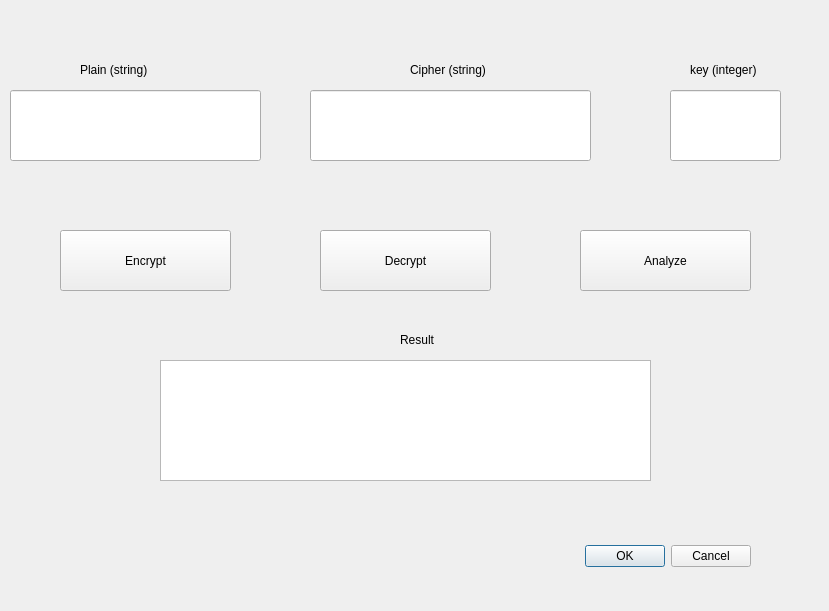
<?xml version="1.0" encoding="UTF-8"?>
<ui version="4.0">
 <class>qtcolumnar</class>
 <widget class="QDialog" name="qtcolumnar">
  <property name="geometry">
   <rect>
    <x>0</x>
    <y>0</y>
    <width>829</width>
    <height>611</height>
   </rect>
  </property>
  <property name="windowTitle">
   <string>Dialog</string>
  </property>
  <widget class="QDialogButtonBox" name="buttonBox">
   <property name="geometry">
    <rect>
     <x>410</x>
     <y>540</y>
     <width>341</width>
     <height>32</height>
    </rect>
   </property>
   <property name="orientation">
    <enum>Qt::Horizontal</enum>
   </property>
   <property name="standardButtons">
    <set>QDialogButtonBox::Cancel|QDialogButtonBox::Ok</set>
   </property>
  </widget>
  <widget class="QLabel" name="KeyLabel">
   <property name="geometry">
    <rect>
     <x>690</x>
     <y>60</y>
     <width>91</width>
     <height>20</height>
    </rect>
   </property>
   <property name="text">
    <string>key (integer)</string>
   </property>
  </widget>
  <widget class="QPushButton" name="EncryptPushButton">
   <property name="geometry">
    <rect>
     <x>60</x>
     <y>230</y>
     <width>171</width>
     <height>61</height>
    </rect>
   </property>
   <property name="text">
    <string>Encrypt</string>
   </property>
  </widget>
  <widget class="QLineEdit" name="CipherLineEdit">
   <property name="geometry">
    <rect>
     <x>310</x>
     <y>90</y>
     <width>281</width>
     <height>71</height>
    </rect>
   </property>
  </widget>
  <widget class="QLabel" name="CipherLabel_2">
   <property name="geometry">
    <rect>
     <x>400</x>
     <y>330</y>
     <width>91</width>
     <height>20</height>
    </rect>
   </property>
   <property name="text">
    <string>Result</string>
   </property>
  </widget>
  <widget class="QLineEdit" name="PlainLineEdit">
   <property name="geometry">
    <rect>
     <x>10</x>
     <y>90</y>
     <width>251</width>
     <height>71</height>
    </rect>
   </property>
  </widget>
  <widget class="QLineEdit" name="KeyLineEdit">
   <property name="geometry">
    <rect>
     <x>670</x>
     <y>90</y>
     <width>111</width>
     <height>71</height>
    </rect>
   </property>
  </widget>
  <widget class="QLabel" name="PlainLabel">
   <property name="geometry">
    <rect>
     <x>80</x>
     <y>60</y>
     <width>91</width>
     <height>20</height>
    </rect>
   </property>
   <property name="text">
    <string>Plain (string)</string>
   </property>
  </widget>
  <widget class="QPushButton" name="AnalyzePushButton">
   <property name="geometry">
    <rect>
     <x>580</x>
     <y>230</y>
     <width>171</width>
     <height>61</height>
    </rect>
   </property>
   <property name="text">
    <string>Analyze</string>
   </property>
  </widget>
  <widget class="QLabel" name="CipherLabel">
   <property name="geometry">
    <rect>
     <x>410</x>
     <y>60</y>
     <width>101</width>
     <height>20</height>
    </rect>
   </property>
   <property name="text">
    <string>Cipher (string)</string>
   </property>
  </widget>
  <widget class="QPushButton" name="DecryptPushButton">
   <property name="geometry">
    <rect>
     <x>320</x>
     <y>230</y>
     <width>171</width>
     <height>61</height>
    </rect>
   </property>
   <property name="text">
    <string>Decrypt</string>
   </property>
  </widget>
  <widget class="QTextBrowser" name="OutputTextBrowser">
   <property name="geometry">
    <rect>
     <x>160</x>
     <y>360</y>
     <width>491</width>
     <height>121</height>
    </rect>
   </property>
  </widget>
 </widget>
 <resources/>
 <connections>
  <connection>
   <sender>buttonBox</sender>
   <signal>accepted()</signal>
   <receiver>qtcolumnar</receiver>
   <slot>accept()</slot>
   <hints>
    <hint type="sourcelabel">
     <x>248</x>
     <y>254</y>
    </hint>
    <hint type="destinationlabel">
     <x>157</x>
     <y>274</y>
    </hint>
   </hints>
  </connection>
  <connection>
   <sender>buttonBox</sender>
   <signal>rejected()</signal>
   <receiver>qtcolumnar</receiver>
   <slot>reject()</slot>
   <hints>
    <hint type="sourcelabel">
     <x>316</x>
     <y>260</y>
    </hint>
    <hint type="destinationlabel">
     <x>286</x>
     <y>274</y>
    </hint>
   </hints>
  </connection>
 </connections>
</ui>
